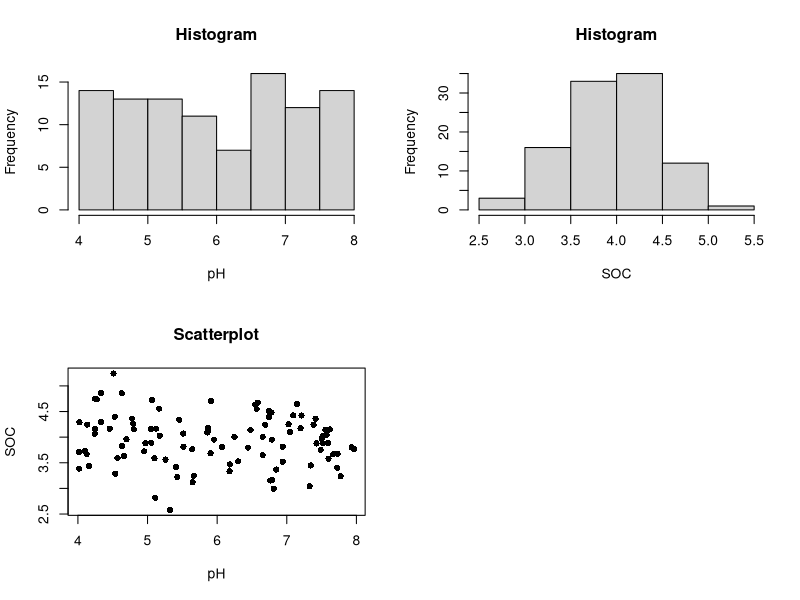

This figure's R source:
## ---- chunk 1
mass<-1000
## ---- chunk 2
print(mass)
## ---- chunk 3
mass_kg <- mass/1000
## ---- chunk 4
mass_mg<-mass*1000
## ---- chunk 5
sroot_mass<-sqrt(mass)
## ---- chunk 6
log_mass<-log(mass)
## ---- chunk 7
mass_squared<-mass^2
## ---- chunk 8
10-4*(2+1)
## ---- chunk 9
1+2*3
3*2^2
3*2^3-1
## ---- chunk 10
tname<-"Mulched"
## ---- chunk 11
#Assign variable names
xname<-"pH"
yname<-"SOC"
#Create a pane of four plots
par(mfrow=c(2,2))
#Create some random data
x<-runif(100,4,8)
y<-rnorm(100,4,0.5)
#Create the plots
hist(x,xlab=xname,main="Histogram")
hist(y,xlab=yname,main="Histogram")
plot(x,y,xlab=xname,ylab=yname,pch=16,main="Scatterplot")
## ---- chunk 12
block<-"Block1"
treatment<-"CA"
## ---- chunk 13
plot_lab<-paste(block,treatment,sep="_")
print(plot_lab)
## ---- chunk 14
three<-3
five<-5
## ---- chunk 15
three_lt_five<-(three < five)
print(three_lt_five)
## ---- chunk 16
three_lt_three<-(three < three)
print(three_lt_three)
## ---- chunk 17
three_le_three<-(three <= three)
print(three_le_three)
## ---- chunk 18
soil_pH <- 4

if(soil_pH < 5.5) {
    management_option <- "Lime"
    }else{
        management_option<-"No_lime"
        }
## ---- chunk 19
time <- 12.00
if(time < 12) {
    learning <- "continue" 
    }else{
        learning_option <- "take a break"
        }
## ---- chunk 20
sand <- 10
silt <- 20
clay <- 70
## ---- chunk 21
consistent_particle_size <- ((sand + silt + clay) == 100)
print(consistent_particle_size)
## ---- chunk 22
is_clay <- (clay>40) | (silt<=40) | (sand<=45)
print(is_clay)
